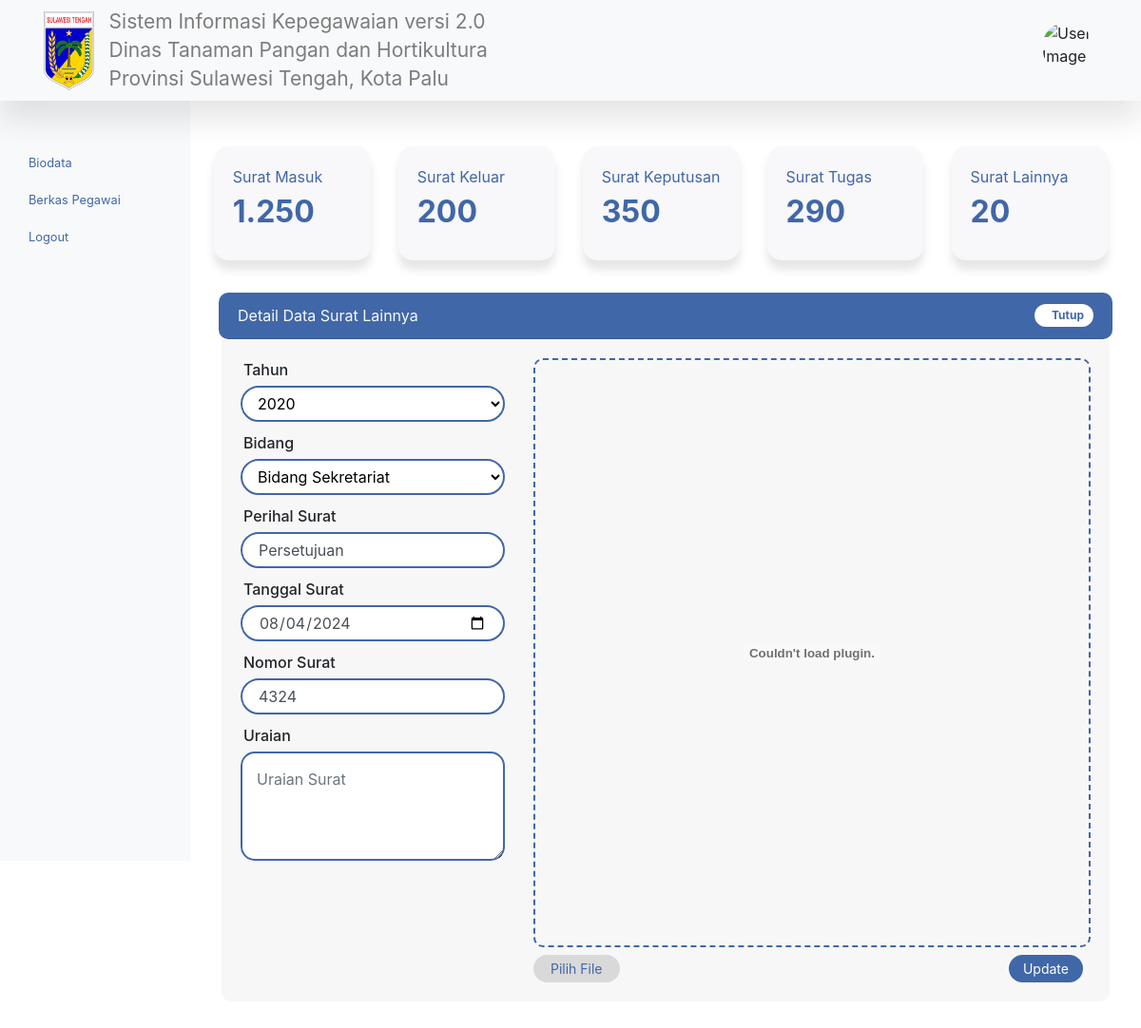
The page /detail-surat-lainnya.php?surat_id=1 on the database its author committed.
### tables this page shows
CREATE TABLE `tb_surat` (
  `surat_id` int(11) NOT NULL,
  `pegawai_id` int(11) NOT NULL,
  `tahun_surat` int(11) NOT NULL,
  `bidang` varchar(50) NOT NULL,
  `perihal_surat` varchar(50) NOT NULL,
  `tgl_surat` date NOT NULL,
  `tgl_surat_masuk` date NOT NULL,
  `no_surat` varchar(50) NOT NULL,
  `uraian_surat` text NOT NULL,
  `surat_dir` varchar(255) NOT NULL,
  `tipe_surat` varchar(50) NOT NULL
);

### detail-surat-lainnya.php (the view, shortened to what this page needs)
<?php
    require 'layouts/header.php';
    require 'layouts/navbar.php';
    require 'layouts/sidebar.php';
    $suratID = $_GET["surat_id"];
    $sqlSurat = mysqli_query($conn, "SELECT * FROM tb_surat WHERE surat_id = $suratID");
    $surat = mysqli_fetch_assoc($sqlSurat);
?>
<main role="main" class="col-md-9 ml-sm-auto col-lg-10 main-content">
        <div class="row">
          <div class="card-col mb-3">
            <div class="card">
              <div class="card-body">
                <p class="card-text">Surat Masuk</p>
                <h2 class="card-title">1.250</h2>
              </div>
            </div>
          </div>
          <div class="card-col mb-3">
            <div class="card">
              <div class="card-body">
                <p class="card-text">Surat Keluar</p>
                <h2 class="card-title">200</h2>
              </div>
            </div>
          </div>
          <div class="card-col mb-3">
            <div class="card">
              <div class="card-body">
                <p class="card-text">Surat Keputusan</p>
                <h2 class="card-title">350</h2>
              </div>
            </div>
          </div>
          <div class="card-col mb-3">
            <div class="card">
              <div class="card-body">
                <p class="card-text">Surat Tugas</p>
                <h2 class="card-title">290</h2>
              </div>
            </div>
          </div>
          <div class="card-col mb-3">
            <div class="card">
              <div class="card-body">
                <p class="card-text">Surat Lainnya</p>
                <h2 class="card-title">20</h2>
              </div>
            </div>
          </div>
        </div>
        <div class="row mt-2">
            <div class="col-lg-12">
                <div id="accordion">
                    <div class="card">
                       <div class="card-header d-flex justify-content-between" id="headingOne">
                            <p class="mb-0 text-light">
                                Detail Data Surat Lainnya
                            </p>
                            <button class="badge badge-pill badge-light" data-toggle="collapse" data-target="#collapseOne" aria-expanded="true" aria-controls="collapseOne">
                                Tutup
                            </button>
                        </div>
                      <div id="collapseOne" class="collapse show" aria-labelledby="headingOne" data-parent="#accordion">
                        <div class="card-body form-input">
                            <form id="berkasForm" action="surat-lainnya/ubah.php" method="POST" enctype="multipart/form-data">
                                <div class="row">
                                    <div class="col-lg-4">
                                        <div class="form-group">
                                            <label for="tahun_surat">Tahun</label>
                                            <select class="form-control" name="tahun_surat" id="tahun_surat" required>
                                                <?php
                                                    $tahunSekarang = date("Y");
                                                    for($tahun = 2020; $tahun <= $tahunSekarang; $tahun++){
                                                ?>
                                                <option value="<?= $tahun; ?>" <?= ($surat["tahun_surat"] == $tahun) ? "selected" : ""; ?>><?= $tahun; ?></option>
                                                <?php } ?>
                                            </select>
                                        </div>
                                        <div class="form-group">
                                            <label for="bidang">Bidang</label>
                                            <select class="form-control" name="bidang" id="bidang" required>
                                                <option value="Bidang Sekretariat" <?= ($surat["bidang"] == "Bidang Sekretariat") ? "selected" : ""; ?>>Bidang Sekretariat</option>
                                            </select>
                                        </div>
                                        <div class="form-group">
                                            <label for="perihal_surat">Perihal Surat</label>
                                            <input type="text" class="form-control" id="perihal_surat" name="perihal_surat" value="<?= $surat["perihal_surat"]; ?>" placeholder="Perihal Surat" autocomplete="off" required>
                                        </div>
                                        <div class="form-group">
                                            <label for="tgl_surat">Tanggal Surat</label>
                                            <input type="date" class="form-control" id="tgl_surat" name="tgl_surat" value="<?= $surat["tgl_surat"]; ?>" placeholder="Tanggal Surat" autocomplete="off" required>
                                        </div>
                                        <div class="form-group">
                                            <label for="no_surat">Nomor Surat</label>
                                            <input type="text" class="form-control" id="no_surat" name="no_surat" value="<?= $surat["no_surat"]; ?>" placeholder="No. Surat" autocomplete="off" required>
                                        </div>
                                        <div class="form-group">
                                            <label for="uraian_surat">Uraian</label>
                                            <textarea class="form-control" name="uraian_surat" id="uraian_surat" placeholder="Uraian Surat" autocomplete="off" required><?= $surat["uraian_surat"]; ?></textarea>
                                        </div>
                                    </div>
                                    <div class="col-lg-8">
                                        <div class="drop-zone">
                                            <embed id="previewSuratFile" class="drop-zone__pdf" src="surat-lainnya/document/<?= $surat["surat_dir"]; ?>" type="application/pdf" style="display: <?= strpos($surat["surat_dir"], '.pdf') !== false ? 'block' : 'none'; ?>; width: 100%; height: 100%;">
                                        </div>
                                        <div class="d-flex justify-content-between mt-2">
                                            <button type="button" class="btn btn-sm btn-light" onclick="document.getElementById('fileInput').click();">Pilih File</button>
                                            <button type="submit" class="btn btn-sm btn-primary mr-2" name="ubah">Update</button>
                                        </div>
                                    </div>
                                </div>
                            </form>
                        </div>
                      </div>
                    </div>
                </div>
            </div>
        </div>
      </main>
<?php
    require 'layouts/footer.php';
?>

### assets/css/style.css (style rules this page uses)
.main-content { padding: 30px; margin-top: 18px; }
.card { text-align: left; border-radius: 15px; background-color: #F8F7F9; border: none; box-shadow: 0 10px 10px rgba(0,0,0,0.1); }
.card p { color: #4067A7; }
.card h2 { color: #4067A7; margin-top: -10px; font-weight: bold; }
.card-col { flex: 0 0 17%; max-width: 20%; margin-right: 2%; margin-left: 1%; margin-bottom: 20px; }
.card-col:last-child { margin-right: 0; }
#accordion .card { margin-top: 10px; background-color: #00000000; box-shadow: none; }
#accordion .card-header { background-color: #4067A7; border-radius: 10px; }
#accordion .card-body { background-color: #F8F7F7; border-radius: 0 0 10px 10px; margin-left: 3px; margin-right: 3px; margin-bottom: 10px; }
#accordion .card-header .badge-light { color: #4067A7 !important; background-color: white !important; border: none !important; padding: 0px 10px 0px 18px; }
#accordion .card-header .badge-light { color: #4067A7 !important; background-color: white !important; border: none !important; }
.form-input input { height: 15px; border-radius: 30px; border: 2px solid #4067A7; padding: 17px; box-sizing: border-box; }
.form-input select { height: 15px; border-radius: 30px; border: 2px solid #4067A7; box-sizing: border-box; color: #000!important; }
.form-input textarea { height: 115px; border-radius: 15px; border: 2px solid #4067A7; padding: 15px; box-sizing: border-box; }
.form-input label { margin-bottom: 5px; font-weight: 500; margin-left: 3px; }
.form-group { margin-bottom: 10px; }
.btn-primary { background-color: #4067A7; outline: none; border: none; border-radius: 30px; padding-left: 15px; padding-right: 15px; }
.btn-light { outline: none; border: none; border-radius: 30px; padding-left: 18px; padding-right: 18px; background-color: #D9D9D9; color: #4067A7; }
.drop-zone { position: relative; width: 100%; height: 620px; padding: 15px; display: flex; align-items: center; justify-content: center; text-align: center; font-family: "Quicksand", sans-serif; font-weight: 500; font-size: 20px; color: #cccccc; border: 2px dashed #4067A7; border-radius: 10px; overflow: hidden; }
.drop-zone__pdf { width: 100%; height: 100%; border: none; }

### rows shown on the page
tb_surat: tahun_surat "2020", bidang "Bidang Sekretariat", perihal_surat "Persetujuan", tgl_surat "08/04/2024", no_surat "4324"
